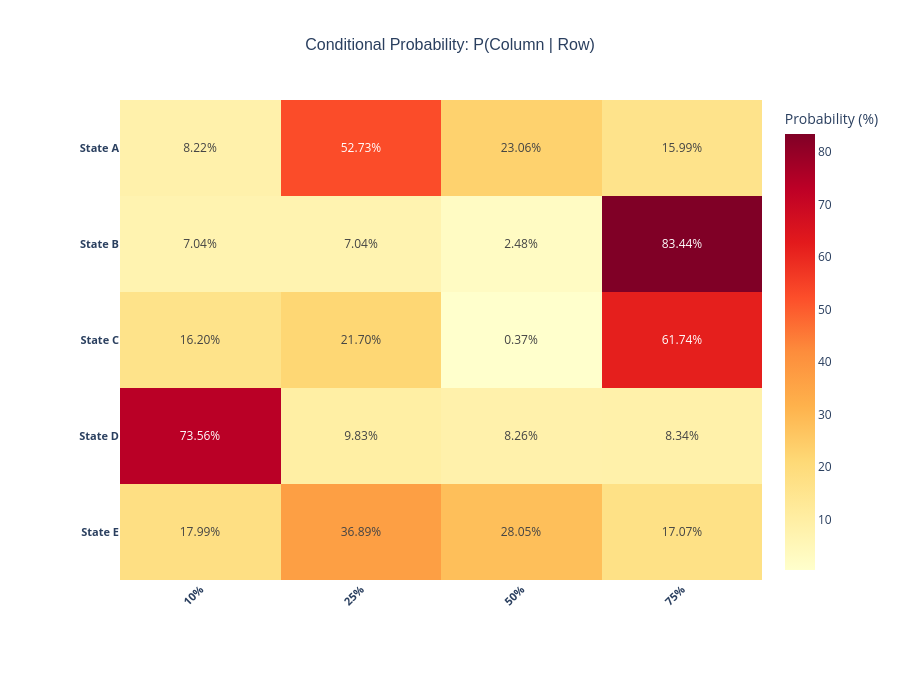

Write notebook code for a chart like this one.
### Code cell
# Sample conditional probability data (5x4 example)
np.random.seed(42)
sample_data = np.random.dirichlet(np.ones(4), size=5)

# Labels
x_labels = ['10%', '25%', '50%', '75%']
y_labels = ['State A', 'State B', 'State C', 'State D', 'State E']

# Seaborn version
fig_sns, ax_sns = heatmap_seaborn(
    data=sample_data,
    x_labels=x_labels,
    y_labels=y_labels,
    title='Conditional Probability: P(Column | Row)',
    decimals=2,
    figsize=(10, 8)
)
plt.show()

# Plotly version
fig_plotly = heatmap_plotly(
    data=sample_data,
    x_labels=x_labels,
    y_labels=y_labels,
    title='Conditional Probability: P(Column | Row)',
    decimals=2,
    width=900,
    height=700
)
fig_plotly.show()

### Figure 1 — Plotly figure (JSON) as saved in the notebook; plotly's stock layout.template omitted (floating-point values rounded to 4 significant figures)
{"data": [{"colorbar": {"title": {"text": "Probability (%)"}}, "colorscale": [[0, "rgb(255,255,204)"], [0.125, "rgb(255,237,160)"], [0.25, "rgb(254,217,118)"], [0.375, "rgb(254,178,76)"], [0.5, "rgb(253,141,60)"], [0.625, "rgb(252,78,42)"], [0.75, "rgb(227,26,28)"], [0.875, "rgb(189,0,38)"], [1, "rgb(128,0,38)"]], "text": [["8.22%", "52.73%", "23.06%", "15.99%"], ["7.04%", "7.04%", "2.48%", "83.44%"], ["16.20%", "21.70%", "0.37%", "61.74%"], ["73.56%", "9.83%", "8.26%", "8.34%"], ["17.99%", "36.89%", "28.05%", "17.07%"]], "textfont": {"size": 12}, "texttemplate": "%{text}", "type": "heatmap", "x": ["10%", "25%", "50%", "75%"], "y": ["State A", "State B", "State C", "State D", "State E"], "z": [[8.22, 52.73, 23.06, 15.99], [7.038, 7.036, 2.483, 83.44], [16.2, 21.7, 0.3665, 61.74], [73.56, 9.829, 8.264, 8.343], [17.99, 36.89, 28.05, 17.07]]}], "layout": {"height": 700, "margin": {"b": 120, "l": 120, "r": 100, "t": 100}, "title": {"font": {"family": "Arial, sans-serif", "size": 16}, "text": "Conditional Probability: P(Column | Row)", "x": 0.5, "xanchor": "center"}, "width": 900, "xaxis": {"side": "bottom", "tickangle": -45, "tickfont": {"size": 11, "weight": "bold"}, "title": {"font": {"size": 14, "weight": "bold"}, "text": ""}}, "yaxis": {"autorange": "reversed", "tickfont": {"size": 11, "weight": "bold"}, "title": {"font": {"size": 14, "weight": "bold"}, "standoff": 25, "text": ""}}}}
